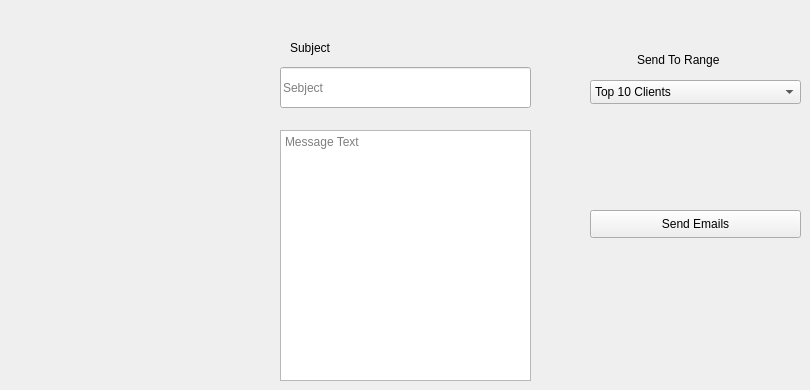
           <widget class="QWidget" name="tab_9">
            <attribute name="title">
             <string>Send Emails</string>
            </attribute>
            <widget class="QLineEdit" name="lineEdit_22">
             <property name="geometry">
              <rect>
               <x>280</x>
               <y>67</y>
               <width>251</width>
               <height>41</height>
              </rect>
             </property>
             <property name="placeholderText">
              <string>Sebject</string>
             </property>
            </widget>
            <widget class="QLabel" name="label_98">
             <property name="geometry">
              <rect>
               <x>290</x>
               <y>40</y>
               <width>58</width>
               <height>16</height>
              </rect>
             </property>
             <property name="text">
              <string>Subject</string>
             </property>
            </widget>
            <widget class="QPlainTextEdit" name="plainTextEdit">
             <property name="geometry">
              <rect>
               <x>280</x>
               <y>130</y>
               <width>251</width>
               <height>251</height>
              </rect>
             </property>
             <property name="placeholderText">
              <string>Message Text</string>
             </property>
            </widget>
            <widget class="QLabel" name="label_99">
             <property name="geometry">
              <rect>
               <x>637</x>
               <y>50</y>
               <width>101</width>
               <height>20</height>
              </rect>
             </property>
             <property name="text">
              <string>Send To Range</string>
             </property>
            </widget>
            <widget class="QComboBox" name="comboBox_2">
             <property name="geometry">
              <rect>
               <x>590</x>
               <y>80</y>
               <width>211</width>
               <height>24</height>
              </rect>
             </property>
             <item>
              <property name="text">
               <string>Top 10 Clients</string>
              </property>
             </item>
             <item>
              <property name="text">
               <string>Top Clients</string>
              </property>
             </item>
             <item>
              <property name="text">
               <string>Top Vistors</string>
              </property>
             </item>
             <item>
              <property name="text">
               <string>Top Renters</string>
              </property>
             </item>
             <item>
              <property name="text">
               <string>Top Reader</string>
              </property>
             </item>
            </widget>
            <widget class="QPushButton" name="pushButton_19">
             <property name="geometry">
              <rect>
               <x>590</x>
               <y>210</y>
               <width>211</width>
               <height>28</height>
              </rect>
             </property>
             <property name="text">
              <string>Send Emails</string>
             </property>
            </widget>
           </widget>
